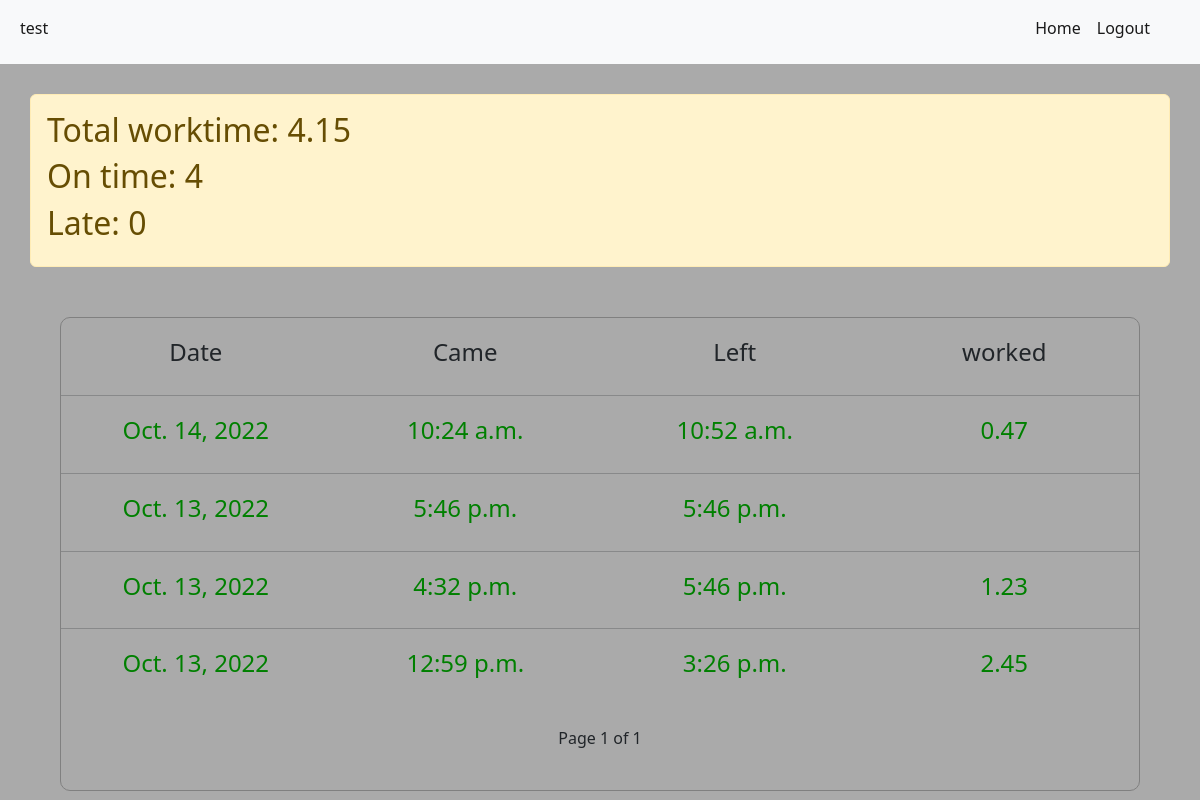
Screenshot of /accounts/member/stats/1/ (signed in) with the database file from the repository.
### accounts/models.py (models this page shows)
class CustomUser(AbstractUser):
    is_member = models.BooleanField("member status", default=False)
    is_company = models.BooleanField("company status", default=False)
    objects = CustomUserManager()

class WorkTime(models.Model):
    flag = models.BooleanField(default=False)
    start_time = models.TimeField(null=True)
    end_time = models.TimeField(null=True)
    company_id = models.ForeignKey(Company, on_delete=models.CASCADE)
    member_id = models.ForeignKey(Member, on_delete=models.CASCADE)
    created_at = models.DateField(auto_now=True)
    worked = models.FloatField(null=True)
    on_time = models.BooleanField(null=True)

### accounts/permissions.py (the view)
		def wrapper_func(request, *args, **kwargs):
			if request.user.is_member:
				return view_func(request, *args, **kwargs)
			else:
				raise PermissionDenied

### accounts/permissions.py (called while the page is built)
def member_allowed():
	def decorator(view_func):
		def wrapper_func(request, *args, **kwargs):
			if request.user.is_member:
				return view_func(request, *args, **kwargs)
			else:
				raise PermissionDenied
		return wrapper_func
	return decorator

### accounts/views.py (called while the page is built)
@member_allowed()
def seeUserStats(request, page=1):
    member = Member.objects.get(member=request.user)
    dt = datetime.today().month
    data = WorkTime.objects.filter(member_id=member, created_at__month=dt)
    totalTime = 0
    ontime = 0
    late = 0
    for each in data:
        if each.on_time:
            ontime += 1
        else:
            late += 1
        try:
            totalTime += each.worked
        except:
            pass
    data = data[::-1]
    paginator = Paginator(data, 5)
    try:
        data = paginator.page(page)
    except EmptyPage:
        data = paginator.page(paginator.num_pages)
    return render(request, "accounts/userStat.html", {"data": data, "totalTime": round(totalTime, 2), "member": member, "ontime": ontime, "late": late})

### accounts/templates/accounts/userStat.html (shortened to what this page needs)
{% extends 'accounts/base.html' %}
{% load static %}
{% block content %}
<div class="userStats container alert alert-warning">
    <h2>Total worktime: {{ totalTime }}</h2>
    <h2>On time: {{ ontime }}</h2>
    <h2>Late: {{ late }}</h2>
</div>
<div class="user_stats_main">
    <div class="user_stat">
        <div class="stat_main"><h4>Date</h4></div>
        <div class="stat_main"><h4>Came</h4></div>
        <div class="stat_main"><h4>Left</h4></div>
        <div class="stat_main"><h4>worked</h4></div>
    </div>
    {% for each in data %}
    <hr>
    {% if each.on_time %}
        <div style="color: green;" class="user_stat">
            <div class="stat_main">
                <h4>{{ each.created_at }}</h4>
            </div>
            <div class="stat_main">
                <h4>{{ each.start_time  }}</h4>
            </div>
            <div class="stat_main">
                {% if each.end_time %}
                    <h4>{{ each.end_time }}</h4>
                {% endif %}
            </div>
            <div class="stat_main">
                {% if each.worked %}
                    <h4>{{ each.worked }}</h4>
                {% endif %}
            </div>
        </div>
    {% endif %}
    {% endfor %}
    <div class='pagination justify-content-center'>
        <span class='mx-4'>
        Page {{ data.number }} of {{ data.paginator.num_pages }}
        </span>
    </div>
</div>
{% endblock %}

### accounts/templates/accounts/base.html (shortened to what this page needs)
{% load static %}
<!DOCTYPE html>
<html lang="en">
<head>
    <link rel="stylesheet" href="{% static 'css/style.css' %}">
    <link href="https://cdn.jsdelivr.net/npm/bootstrap@5.2.2/dist/css/bootstrap.min.css" rel="stylesheet">
</head>
<body>
    <nav class="navbar navbar-expand-lg navbar-light bg-light">
        <div class="container-fluid">
          <div class="collapse navbar-collapse" id="navbarSupportedContent">
            <ul class="navbar-nav me-auto mb-2 ">
              {% if request.user.is_authenticated and request.user.is_superuser %}
                <li class="nav-item">
                  <a class="nav-link active" href="#">Admin: {{ request.user }}</a>
                </li>
              {% elif request.user.is_authenticated %}
                <li class="nav-item">
                  <a class="nav-link active" href="#">{{ request.user }}</a>
                </li>
              {% endif %}
            </ul>
            <ul class="navbar-nav mb-2 nav-right-main">
              <div class="nav-right">
                {% if request.user.is_authenticated %}
                  <li class="nav-item">
                      <a class="nav-link active" aria-current="page" href="{% url 'UserProfileRedirectPage' %}">Home</a>
                  </li>
                {% endif %}
                {% if request.user.is_authenticated %}
                  <li class="nav-item">
                      <a class="nav-link active" href="{% url 'logout' %}">Logout</a>
                {% else %}
                      <a class="nav-link active" href="{% url 'login' %}">Login</a>
                  </li>
                {% endif %}
              </div>
            </ul>
          </div>
        </div>
      </nav>
    {% block content %} {% endblock %}
</body>
</html>

### static/css/style.css (style rules this page uses)
body { background-color: #aaaaaa !important; }
a { color: blue; text-decoration: none !important; }
.nav-right { display: flex; }
.nav-right-main { margin-right: 30px; }
.user_stats_main { width: 90%; border: 1px solid grey; border-radius: 10px; margin: 0 auto; margin-top: 50px; }
.user_stat { display: flex; justify-content: space-evenly; margin: 20px 0; }
.stat_main { display: block; width: 100%; text-align: center; }
.userStats { margin-top: 30px; }
.pagination { margin: 40px 0; }

### rows the page displays
CustomUser: user "test"
WorkTime: created_at "Oct. 14, 2022", start_time "10:24 a.m.", end_time "10:52 a.m.", worked "0.47"
WorkTime: created_at "Oct. 13, 2022", start_time "5:46 p.m.", end_time "5:46 p.m."
WorkTime: created_at "Oct. 13, 2022", start_time "4:32 p.m.", end_time "5:46 p.m.", worked "1.23"
WorkTime: created_at "Oct. 13, 2022", start_time "12:59 p.m.", end_time "3:26 p.m.", worked "2.45"

### other values shown
{{ totalTime }} "4.15"
{{ ontime }} "4"
{{ late }} "0"
{{ data.number }} "1"
{{ data.paginator.num_pages }} "1"
